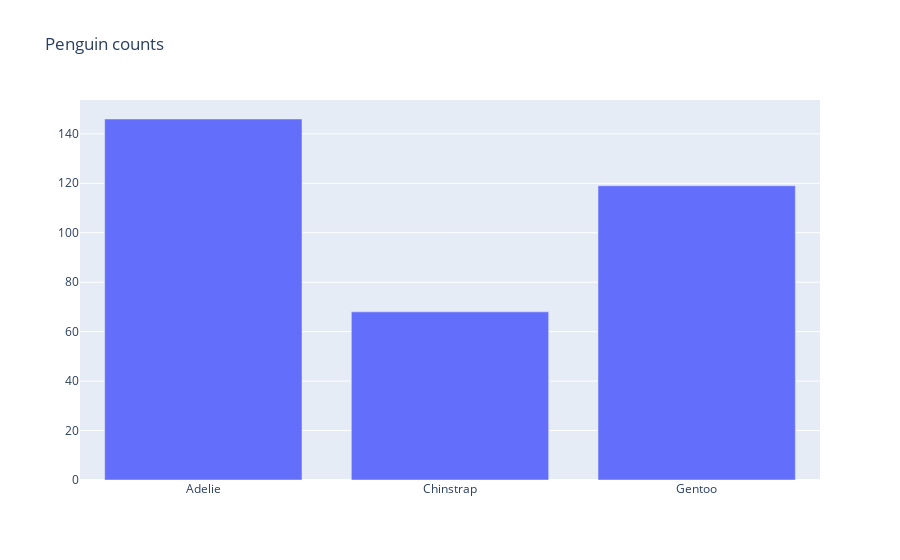

This figure's notebook cell:
### Markdown cell above
### Method 3: build up an go-object in an object-oriented way

### Code cell
fgo = go.Figure()

fgo.add_trace(
    go.Bar(
        x = ['Adelie', 'Chinstrap', 'Gentoo'],
        y = [146, 68, 119]
    )
)
# instead of declaring a chart "type", we use a predefined object included in the GO library, 
# which corresponds to a trace type

fgo.update_layout(
    title = 'Penguin counts'
)

### Figure 1 — Plotly figure (JSON) as saved in the notebook; plotly's stock layout.template omitted (floating-point values rounded to 4 significant figures)
{"data": [{"type": "bar", "x": ["Adelie", "Chinstrap", "Gentoo"], "y": [146, 68, 119]}], "layout": {"title": {"text": "Penguin counts"}}}
